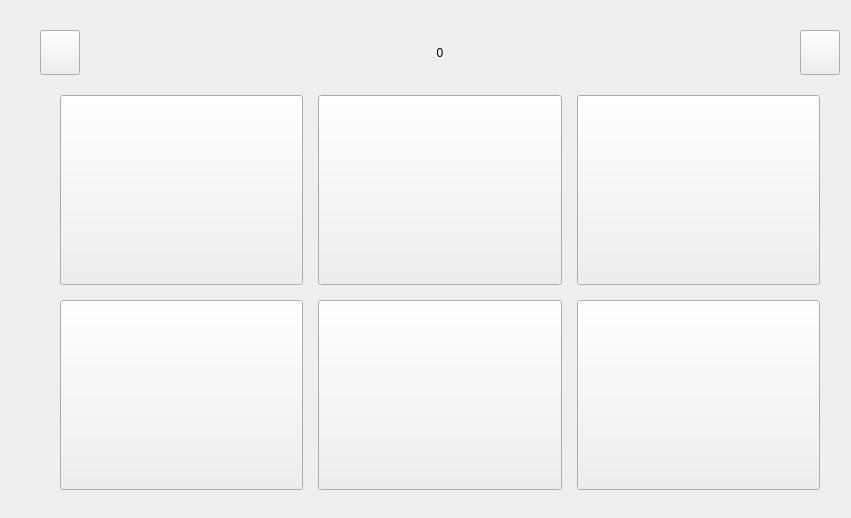
<?xml version="1.0" encoding="UTF-8"?>
<ui version="4.0">
 <class>DataAcquireDemo</class>
 <widget class="QWidget" name="DataAcquireDemo">
  <property name="geometry">
   <rect>
    <x>0</x>
    <y>0</y>
    <width>851</width>
    <height>518</height>
   </rect>
  </property>
  <property name="windowTitle">
   <string>DataAcquireDemo</string>
  </property>
  <widget class="QWidget" name="widgetMain" native="true">
   <property name="geometry">
    <rect>
     <x>40</x>
     <y>30</y>
     <width>800</width>
     <height>480</height>
    </rect>
   </property>
   <layout class="QVBoxLayout" name="verticalLayout">
    <property name="spacing">
     <number>0</number>
    </property>
    <property name="leftMargin">
     <number>0</number>
    </property>
    <property name="topMargin">
     <number>0</number>
    </property>
    <property name="rightMargin">
     <number>0</number>
    </property>
    <property name="bottomMargin">
     <number>0</number>
    </property>
    <item>
     <widget class="QWidget" name="widgetTop" native="true">
      <property name="sizePolicy">
       <sizepolicy hsizetype="Preferred" vsizetype="Preferred">
        <horstretch>0</horstretch>
        <verstretch>0</verstretch>
       </sizepolicy>
      </property>
      <property name="maximumSize">
       <size>
        <width>16777215</width>
        <height>45</height>
       </size>
      </property>
      <layout class="QHBoxLayout" name="horizontalLayout">
       <property name="leftMargin">
        <number>0</number>
       </property>
       <property name="topMargin">
        <number>0</number>
       </property>
       <property name="rightMargin">
        <number>0</number>
       </property>
       <property name="bottomMargin">
        <number>0</number>
       </property>
       <item>
        <widget class="QPushButton" name="btnReturn">
         <property name="sizePolicy">
          <sizepolicy hsizetype="Minimum" vsizetype="Expanding">
           <horstretch>0</horstretch>
           <verstretch>0</verstretch>
          </sizepolicy>
         </property>
         <property name="text">
          <string/>
         </property>
        </widget>
       </item>
       <item>
        <widget class="QLabel" name="labTitle">
         <property name="sizePolicy">
          <sizepolicy hsizetype="Expanding" vsizetype="Preferred">
           <horstretch>0</horstretch>
           <verstretch>0</verstretch>
          </sizepolicy>
         </property>
         <property name="text">
          <string>0</string>
         </property>
         <property name="alignment">
          <set>Qt::AlignCenter</set>
         </property>
        </widget>
       </item>
       <item>
        <widget class="QPushButton" name="btnMsg">
         <property name="sizePolicy">
          <sizepolicy hsizetype="Minimum" vsizetype="Expanding">
           <horstretch>0</horstretch>
           <verstretch>0</verstretch>
          </sizepolicy>
         </property>
         <property name="text">
          <string/>
         </property>
        </widget>
       </item>
      </layout>
     </widget>
    </item>
    <item>
     <widget class="QStackedWidget" name="stackedWidget">
      <property name="sizePolicy">
       <sizepolicy hsizetype="Preferred" vsizetype="Preferred">
        <horstretch>0</horstretch>
        <verstretch>0</verstretch>
       </sizepolicy>
      </property>
      <widget class="QWidget" name="page">
       <layout class="QGridLayout" name="gridLayout">
        <property name="leftMargin">
         <number>20</number>
        </property>
        <property name="topMargin">
         <number>20</number>
        </property>
        <property name="rightMargin">
         <number>20</number>
        </property>
        <property name="bottomMargin">
         <number>20</number>
        </property>
        <property name="spacing">
         <number>15</number>
        </property>
        <item row="0" column="0">
         <widget class="QToolButton" name="btnViewMap">
          <property name="sizePolicy">
           <sizepolicy hsizetype="Expanding" vsizetype="Expanding">
            <horstretch>0</horstretch>
            <verstretch>0</verstretch>
           </sizepolicy>
          </property>
          <property name="styleSheet">
           <string notr="true"/>
          </property>
          <property name="text">
           <string/>
          </property>
          <property name="toolButtonStyle">
           <enum>Qt::ToolButtonTextUnderIcon</enum>
          </property>
         </widget>
        </item>
        <item row="0" column="1">
         <widget class="QToolButton" name="btnViewPanel">
          <property name="sizePolicy">
           <sizepolicy hsizetype="Expanding" vsizetype="Expanding">
            <horstretch>0</horstretch>
            <verstretch>0</verstretch>
           </sizepolicy>
          </property>
          <property name="styleSheet">
           <string notr="true"/>
          </property>
          <property name="text">
           <string/>
          </property>
          <property name="toolButtonStyle">
           <enum>Qt::ToolButtonTextUnderIcon</enum>
          </property>
         </widget>
        </item>
        <item row="0" column="2">
         <widget class="QToolButton" name="btnData">
          <property name="sizePolicy">
           <sizepolicy hsizetype="Expanding" vsizetype="Expanding">
            <horstretch>0</horstretch>
            <verstretch>0</verstretch>
           </sizepolicy>
          </property>
          <property name="styleSheet">
           <string notr="true"/>
          </property>
          <property name="text">
           <string/>
          </property>
          <property name="toolButtonStyle">
           <enum>Qt::ToolButtonTextUnderIcon</enum>
          </property>
         </widget>
        </item>
        <item row="1" column="0">
         <widget class="QToolButton" name="btnMap">
          <property name="sizePolicy">
           <sizepolicy hsizetype="Expanding" vsizetype="Expanding">
            <horstretch>0</horstretch>
            <verstretch>0</verstretch>
           </sizepolicy>
          </property>
          <property name="styleSheet">
           <string notr="true"/>
          </property>
          <property name="text">
           <string/>
          </property>
          <property name="toolButtonStyle">
           <enum>Qt::ToolButtonTextUnderIcon</enum>
          </property>
         </widget>
        </item>
        <item row="1" column="1">
         <widget class="QToolButton" name="btnDevice">
          <property name="sizePolicy">
           <sizepolicy hsizetype="Expanding" vsizetype="Expanding">
            <horstretch>0</horstretch>
            <verstretch>0</verstretch>
           </sizepolicy>
          </property>
          <property name="styleSheet">
           <string notr="true"/>
          </property>
          <property name="text">
           <string/>
          </property>
          <property name="toolButtonStyle">
           <enum>Qt::ToolButtonTextUnderIcon</enum>
          </property>
         </widget>
        </item>
        <item row="1" column="2">
         <widget class="QToolButton" name="btnConfig">
          <property name="sizePolicy">
           <sizepolicy hsizetype="Expanding" vsizetype="Expanding">
            <horstretch>0</horstretch>
            <verstretch>0</verstretch>
           </sizepolicy>
          </property>
          <property name="styleSheet">
           <string notr="true"/>
          </property>
          <property name="text">
           <string/>
          </property>
          <property name="toolButtonStyle">
           <enum>Qt::ToolButtonTextUnderIcon</enum>
          </property>
         </widget>
        </item>
       </layout>
      </widget>
      <widget class="QWidget" name="page2"/>
     </widget>
    </item>
   </layout>
  </widget>
 </widget>
 <layoutdefault spacing="6" margin="11"/>
 <resources/>
 <connections/>
</ui>
